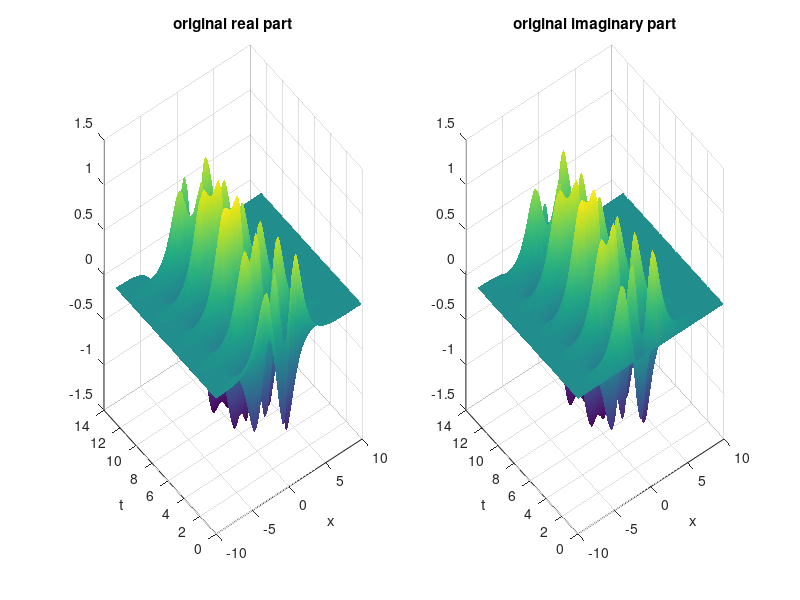

Reproduce this figure in MATLAB. (Note: this script raises an error after producing the figure.)
x = linspace(-10 ,10, 100); 
t = linspace(0, 4*pi, 80); 
dt = t(2) - t(1);
[X, T] = meshgrid(x, t); 

% f1=sech(X+3).*(1-0.5*cos(2*T));
% f2=(sech(X).*tanh(X)).*(2.5*sin(3*T));
f1 = sech(X + 3).*(1*exp(1i*2.3*T));
f2 = (sech(X).*tanh(X)).*(2*exp(1i*2.8*T));
f  = f1 + f2;

figure(1); 
subplot(1, 2, 1); 
surf(X, T, real(f)); shading interp
title("original real part")
xlabel("x"); ylabel("t"); 
subplot(1, 2, 2);
surf(X, T, imag(f)); shading interp
title("original imaginary part")
xlabel("x"); ylabel("t"); 

% Perform the DMD with rank of 2: 
[Lambda, Phi] = RunDMD(f.', 30); 
u0 = f(1, :)'; % Take out the fist snapshot from the data matrix. 
y0 = Phi\u0; 
Omega = log(diag(Lambda))/dt;
for Itr = 1: length(t)
    UDMDModes(:, Itr) = Phi*(y0.*exp(Omega*t(Itr)));
end

figure(2); 
subplot(1, 2, 1); 
title("recovered real part"); 
surf(X, T, real(UDMDModes')); shading interp
xlabel("x"); ylabel("T");
subplot(1, 2, 2);
title("recovered imag part"); 
surf(X, T, imag(UDMDModes')); shading interp
xlabel("x"); ylabel("T");



